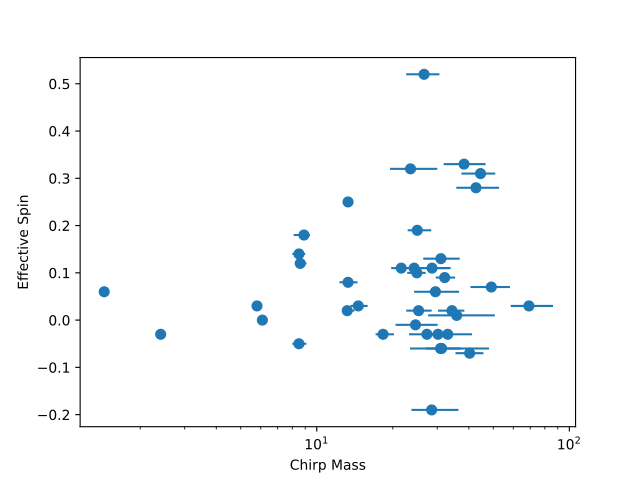

Write the Python code that produced this figure.
import matplotlib.pyplot as pp

import pycbc.catalog

c = pycbc.catalog.Catalog(source="gwtc-2")
mchirp, elow, ehigh = c.median1d("mchirp", return_errors=True)
spin = c.median1d("chi_eff")

pp.errorbar(mchirp, spin, xerr=[-elow, ehigh], fmt="o", markersize=7)
pp.xlabel("Chirp Mass")
pp.xscale("log")
pp.ylabel("Effective Spin")
pp.show()
